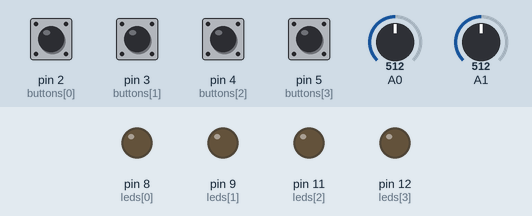
A sketch run on a simulated Arduino Uno, built with avr-gcc and run on an emulated ATmega328P. Parts: output pins drawn as LEDs (lit = HIGH). Inputs (shaded band) come from the test bench; at power-on: pin 2 (buttons[0]), pin 3 (buttons[1]), pin 4 (buttons[2]), pin 5 (buttons[3]) LOW, A0 = 512, A1 = 512. Random numbers use the default seed unless the sketch sets one.

Above: at 5.8 s.
5.9 s: pin 2 (buttons[0]) pulled HIGH for 0.15 s
At 7.9 s:
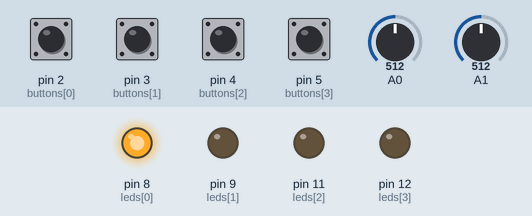
At 8.9 s:
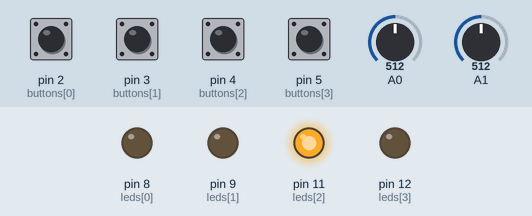
9.0 s: pin 3 (buttons[1]) pulled HIGH for 1 s
At 11.0 s:
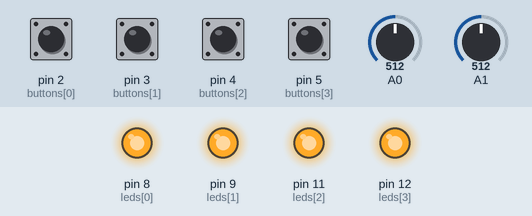
Timing chart, 0 to 15.7 s (numbered marks = the images above; inputs shaded):
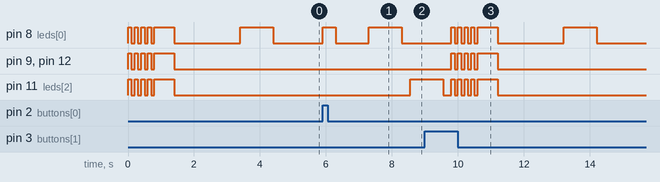

Measured:
- after the input at 5.9 s, pin 8 (leds[0]): LOW → HIGH at once, → LOW 0.40 s later, → HIGH 1.0 s later, → LOW 1.0 s later; pin 11 (leds[2]): LOW → HIGH after 2.7 s
- after the input at 9.0 s, pin 8 (leds[0]): goes 4 × (HIGH 0.10 s, LOW 0.10 s), HIGH 0.60 s, LOW 2.0 s, HIGH 1.0 s, then LOW, starting after 0.80 s; pin 9 (leds[1]), pin 12 (leds[3]): goes 4 × (HIGH 0.10 s, LOW 0.10 s), HIGH 0.60 s, then LOW, starting after 0.80 s

The sketch:

memoria.ino
```cpp
#include "game.h"

void setup() {
    for (int i=0; i<n_pins; i++) { pinMode(buttons[i], INPUT); }
    for (int i=0; i<n_pins; i++) { pinMode(leds[i], OUTPUT); }

    newGame();
}

void loop() {
    if (state == STATE_WAITING_PLAYER) {
        for (int i=0; i<n_pins; i++) {
            int d = digitalRead(buttons[i]);

            if (button_states[i]==LOW && d==HIGH) {
                digitalWrite(leds[i], HIGH);
                userPlay(i);
            } else if (button_states[i]==HIGH && d==LOW) {
                digitalWrite(leds[i], LOW);
            }
            button_states[i] = d;
        }
    }
}
```

game.h
```cpp
#include <Arduino.h>
#include "utils.h"
#include "variables.h"

void playRolls() {
    for (int i=0; i<n_rolls; i++) {
        blinkOne(leds[rolls[i]], TIME_REPRODUCE_ON, TIME_REPRODUCE_OFF);
    }
}

void newRoll() {
    int r = random()%n_pins;
    rolls[n_rolls] = r;
    n_rolls++;

    blinkOne(leds[r], TIME_REPRODUCE_ON, TIME_REPRODUCE_OFF);
}

void newTurn() {
    n_user_roll = 0;

    playRolls();
    newRoll();
    state = STATE_WAITING_PLAYER;
}

void newGame() {
    blinkAll(leds, n_pins, 100, 100);
    blinkAll(leds, n_pins, 100, 100);
    blinkAll(leds, n_pins, 100, 100);
    blinkAll(leds, n_pins, 100, 100);
    blinkAll(leds, n_pins, 600, 2000);

    randomSeed(analogRead(0)+analogRead(1));

    n_rolls = 0;
    newTurn();
}

void userPlay(int i) {
    if (rolls[n_user_roll] == i) {
        n_user_roll++;

        if (n_user_roll == n_rolls) {
            state = STATE_WAITING_GAME;
            delay(400);
            for (int i=0; i<n_pins; i++) {
                digitalWrite(leds[i], LOW);
            }
            delay(1000);
            newTurn();
        }
    } else {
        newGame();
    }
}
```

utils.h
```cpp
#include <Arduino.h>

void turnOn(int pin) { digitalWrite(pin, HIGH); }
void turnOff(int pin) { digitalWrite(pin, LOW); }

void blinkAll(int pins[], int pinCount, int timeOn, int timeOff) {
    for (int i=0; i<pinCount; i++) { turnOn(pins[i]); }
    delay(timeOn);

    for (int i=0; i<pinCount; i++) { turnOff(pins[i]); }
    delay(timeOff);
}

void blinkOne(int pin, int timeOn, int timeOff) {
    turnOn(pin);
    delay(timeOn);

    turnOff(pin);
    delay(timeOff);
}
```

variables.h
```cpp
#define TIME_REPRODUCE_ON 1000
#define TIME_REPRODUCE_OFF 250

#define STATE_WAITING_GAME 0
#define STATE_WAITING_PLAYER 1

// PINS =========================
int n_pins = 4;
int buttons[] = {2, 3, 4, 5};
int leds[] = {8, 9, 11, 12};
// ==============================

// GAME VARS ====================
int max_rolls = 100;
int n_rolls = 0;
int rolls[100];
int n_user_roll = 0;

int state = STATE_WAITING_GAME;
int button_states[] = {0, 0, 0, 0};
// ==============================
```
